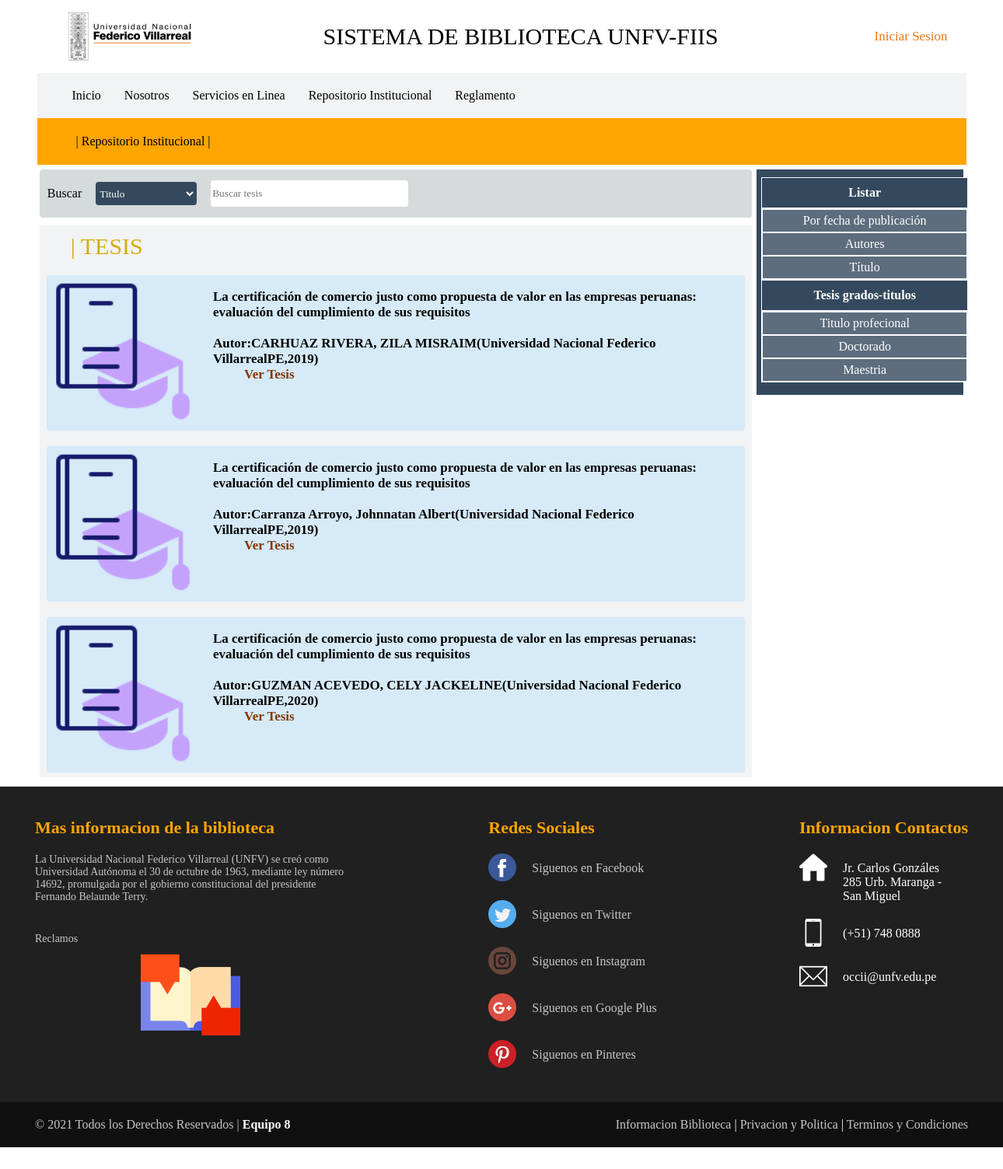
/tesis/tesis-agroindustrial.php, run on the app's committed database.
### tables this page shows
CREATE TABLE `tesis` (
  `ID-TESIS` int(4) NOT NULL,
  `Titulo` varchar(400) NOT NULL,
  `Autor` varchar(100) NOT NULL,
  `Año` varchar(4) NOT NULL,
  `Escuela` varchar(50) NOT NULL,
  `Link` varchar(300) NOT NULL
);

### tesis/tesis-agroindustrial.php (the view, shortened to what this page needs)
<?php
   include('../conexion/conexion.php');
?>
<!DOCTYPE html>
<html>
<head>
 <link rel="stylesheet" href="../css/estilos.css">
 <link rel="stylesheet" href="../css/tesis2.css">
 <link rel="stylesheet" href="../css/libros-sistema.css">
 <link rel="stylesheet" href="../css/estilo-tesis.css">
 <link rel="stylesheet" href="../css/estilos-footer.css">
 </head>
 <body>
 <header>
   <div class="div-header">
     <img class="icono" src="../imagenes/logo.png" alt="logo"/>
     <p>SISTEMA DE BIBLIOTECA UNFV-FIIS</p>
     <div class="sesion">
       <ul>
         <li><?php if(isset($texto)){
			   echo "<html>";
			   echo "<a class='boton' href='../login/salir.php' >Cerrar Sesion</a>";
			   echo "</html>";
		      }else{
				  echo "<html>";
				  echo "<a class='boton' href='../login/menuregistro.php' >Iniciar Sesion</a>";
				  echo "</html>";
			  }  ?></li>
       </ul>
     </div>
   </div>
   <div class="div-header menu">
   <nav class="navbar">
       <div class="enlaces">
	     <ul class="nav">
		    <li><a href="../index.php">Inicio</a></li>
			<li><a href="">Nosotros</a>
				</li>
			<li><a href="">Servicios en Linea</a>
				</li>
			<li><a href="../recursos/repositorio.php">Repositorio Institucional</a></li>
			<li><a href="http://biblioteca.unfv.edu.pe/opac-tmpl/bootstrap/images/REGLAMENTO%20DEL%20SISTEMA%20DE%20BIBLIOTECAS%20UNFV..pdf" target="_blank">Reglamento</a></li>
		    <li><?php if(isset($texto)){
			   echo "<html>";
			   echo "<a class='boton' href='../recursos/reservar.php' >Reserva</a>";
			   echo "</html>";
		      }else{
				  echo "<html>";
				  echo "</html>";
			  } ?></li>
		 </ul>
	   </div>
   </nav>
   </div>
  <div class="div-header letra">
      <p>| Repositorio Institucional  |</p>
   </div>
</header>
<div class="abc">
 <aside class="repertorio-tesis">
  <div class="aside-titulo">
         <p><b>Listar</b></p>
  </div>
  <div class="aside-contenedor2">
      <div class="aside-listar">
		<button name="button" class="btn-listar btncolor">Por fecha de publicación</button></br>
		<button name="button" class="btn-listar btncolor">Autores</button></br>
		<button name="button" class="btn-listar btncolor">Título</button>
      </div>
  </div>
   <div class="aside-titulo">
          <p><b>Tesis grados-titulos</b></p>
  </div>
  <div class="aside-contenedor2">
      <div class="aside-listar">
		<button name="button" class="btn-listar btncolor">Titulo profecional</button></br>
		<button name="button" class="btn-listar btncolor">Doctorado</button></br>
		<button name="button" class="btn-listar btncolor">Maestria</button>
      </div>
  </div>
</aside>
<section class="contenedor">
 <div class="contenedor2">
   <div>
      Buscar
   </div>
   <div>
     <select name="seleccione">
       <option>Titulo</option>
     </select>
   </div>
   <div class="barratext">
   <input type="text" name="buscador" id="buscador" placeholder="Buscar tesis"/>
   </div>
</div>
<div class="recomendado">
  <p>| TESIS</p>
  <?php
   if(isset($_POST['buscador'])==null){
  $consulta= "SELECT * FROM tesis";
            $resultado= mysqli_query($conexion,$consulta);
			    while($row=mysqli_fetch_array($resultado)){
  ?>
  <ul id="listaArticulos">
  <li class="articulo">
  <div align="left" class="libro">
      <div class="libro-imagen">
	      <img src="../imagenes/tesis2.png" alt="tesis"/>
      </div>
	  <div class="libro-detalles">
	      <p><b>La certificación de comercio justo como propuesta de valor en las empresas peruanas: evaluación del cumplimiento de sus requisitos ﻿</b></p></br>
          <p><b>Autor:</b><?php echo $row['Autor']?>(Universidad Nacional Federico VillarrealPE,<?php echo $row['Año']?>)</p>
           <?php echo "<a  href=".$row['Link']. "target='_blank'><font color=#873600 >Ver Tesis</font></a>"?>
	  </div>
  </div>
  </li>
  </ul>
  <?php }}else{ include("buscarTesis.php");
			  if(isset($resultado2)!=null){
			  while($row=mysqli_fetch_array($resultado2)){?>
   <ul id="listaArticulos">
  <li class="articulo">
  <div align="left" class="libro">
      <div class="libro-imagen">
	      <img src="../imagenes/tesis2.png" alt="tesis"/>
      </div>
	  <div class="libro-detalles">
	      <p><b>La certificación de comercio justo como propuesta de valor en las empresas peruanas: evaluación del cumplimiento de sus requisitos ﻿</b></p></br>
          <p><b>Autor:</b><?php echo $row['Autor']?>(Universidad Nacional Federico VillarrealPE,<?php echo $row['Año']?>)</p>
           <?php echo "<a  href=".$row['Link']. "target='_blank'><font color=#873600 >Ver Tesis</font></a>"?>
	     &nbsp;&nbsp;&nbsp;&nbsp;&nbsp;&nbsp;&nbsp;&nbsp;&nbsp;
	  </div>
  </div>
  </li>
  </ul>
  <?php }}else{echo "<h3>No se han encontrado registro de la busqueda</h3>";}}?>
</div>
 </section>
</div>
<footer>
       <?php include "../footer/footer.php"; ?>
    </footer>
</body>
</html>

### css/estilos.css (style rules this page uses)
* { margin: 0; padding: 0; }
.div-header { padding-top:10px; padding-bottom:10px; padding-right:4px; padding-left:30px; width:90%; margin:auto; overflow: hidden; justify-content: space-between; display:flex; align-items: center; }
p { font-family:Century Gothic; }
.div-header p { padding:20px; font-size:30px; font-family:Century Gothic; }
ul li a { padding-left:40px; }
.sesion a { color:#f07613; font-size:17px; }
.sesion ul { list-style:none; padding:20px; }
a { text-decoration:none; color:black; }
.menu { background-color: #F2F3F4; }
.menu ul { list-style:none; }
.nav li a { background-color: #F2F3F4; padding:10px 15px; display: block; }
.nav > li { float:left; }
.letra { background-color: orange; padding-top:1px; padding-bottom:1px; }
.letra p { font-size:16px; font-family:Century Gothic; }

### css/tesis2.css (style rules this page uses)
* { margin: 0; padding: 0; }
.abc { width:96%; height:800px; margin-top:0px; padding-left:50px; margin:auto; }
.contenedor { float:left; width:74%; margin-top:6px; }
.barratext input[type=text] { width:250px; height:30px; border-radius:4px; font-family:Century Gothic; border-color:transparent; }
.recomendado { width:100%; height:700px; margin-top:10px; background-color: #F2F3F4; display:block; padding-top:10px; overflow: scroll; }
.recomendado>p { font-size:30px; margin-left:40px; margin-bottom:8px; color:#D4AC0D; }
.libro { width:98%; height:200px; background-color: #D6EAF8; margin:auto; border-radius:4px; display:flex; margin-top:10px; }
.libro-imagen { width:180px; height:180px; margin:8px; }
.libro-imagen img { width:180px; height:180px; }
.libro-detalles { width:720px; height:170px; margin:8px; padding-top:10px; padding-left:10px; }
.aside-titulo { width:265px; background-color:#34495E; padding-top:10px; padding-bottom:10px; }
.aside-titulo p { text-align:center; color:white; }
#listaArticulos { font-size: 17px; margin-top: 20px; list-style: none; font-weight: 600; text-align: center; }

### css/estilo-tesis.css (style rules this page uses)
.contenedor2 { padding-top:6px; padding-bottom:6px; width:100%; overflow: hidden; background-color:#D5DBDB; display:flex; align-items: center; font-family:Century Gothic; border-radius:4px; }
.contenedor2 div { margin:8px; margin-left:10px; }
.contenedor2 select { width:130px; min-height:30px; font-family:Century Gothic; border-radius:4px; background:#34495E; border-color:transparent; color:white; }
.contenedor2 option { background-color:#34495E; }
.repertorio-tesis { margin-right:50px; margin-top:6px; width:21%; height:270px; padding-top:10px; padding-bottom:10px; padding-left:6px; background-color:#34495E; float:right; position:sticky; top:0; }
.aside-titulo { width:264px; background-color:#34495E; padding-top:10px; padding-bottom:10px; border-style:solid; border-color:white; border-width:0.5px; }
.aside-contenedor2 div { min-height:88px; width:264px; border-style:solid; border-color:white; border-width:1px; background:#34495E; text-align: center; align-items:center; }
.btn-listar { border-color:transparent; height:30px; width:100%; background-color:#5D6D7E ; font-family:Century Gothic; font-size:16px; color:white; border-style:solid; border-color:white; border-width:0.5px; }

### css/estilos-footer.css (style rules this page uses)
* { margin: 0; padding: 0; }
footer { width: 100%; background: #202020; color: white; align-self:flex-end; }

### data on the page
tesis: Autor "CARHUAZ RIVERA, ZILA MISRAIM", Año "2019"
tesis: Autor "Carranza Arroyo, Johnnatan Albert", Año "2019"
tesis: Autor "GUZMAN ACEVEDO, CELY JACKELINE", Año "2020"
